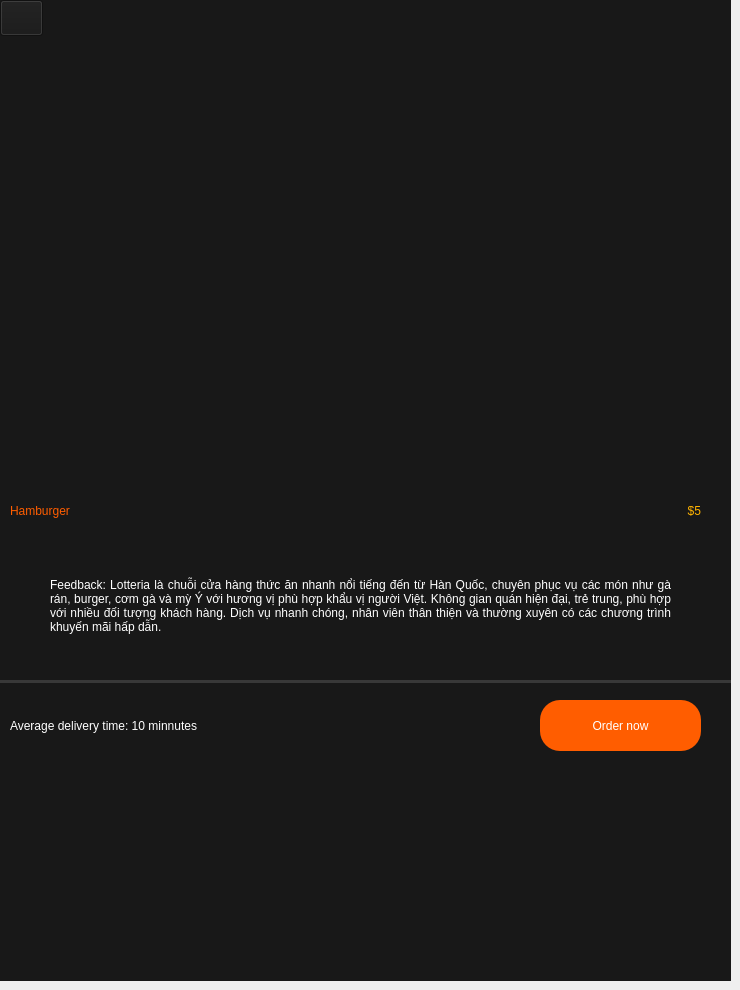
     <widget class="QWidget" name="page_2">
      <widget class="QWidget" name="widget_26" native="true">
       <property name="geometry">
        <rect>
         <x>0</x>
         <y>0</y>
         <width>731</width>
         <height>981</height>
        </rect>
       </property>
       <property name="styleSheet">
        <string notr="true">background-color:rgb(24, 24, 24);</string>
       </property>
       <widget class="QPushButton" name="pushButton_25">
        <property name="geometry">
         <rect>
          <x>0</x>
          <y>0</y>
          <width>43</width>
          <height>36</height>
         </rect>
        </property>
        <property name="styleSheet">
         <string notr="true">color: rgb(255, 0, 0);</string>
        </property>
        <property name="text">
         <string/>
        </property>
        <property name="icon">
         <iconset>
          <normaloff>../../folder chung/PTB15/Downloads/arrow-icon-direction-icon-left-icon-pointing-icon-white-black-text-logo-line-png-clipart-removebg-preview.png</normaloff>../../folder chung/PTB15/Downloads/arrow-icon-direction-icon-left-icon-pointing-icon-white-black-text-logo-line-png-clipart-removebg-preview.png</iconset>
        </property>
        <property name="iconSize">
         <size>
          <width>30</width>
          <height>30</height>
         </size>
        </property>
       </widget>
       <widget class="QLabel" name="label_35">
        <property name="geometry">
         <rect>
          <x>50</x>
          <y>540</y>
          <width>621</width>
          <height>131</height>
         </rect>
        </property>
        <property name="styleSheet">
         <string notr="true">font: 450 10pt &quot;AutoText&quot;;
color: rgb(255, 255, 255);</string>
        </property>
        <property name="text">
         <string>Feedback: Lotteria là chuỗi cửa hàng thức ăn nhanh nổi tiếng đến từ Hàn Quốc, chuyên phục vụ các món như gà rán, burger, cơm gà và mỳ Ý với hương vị phù hợp khẩu vị người Việt. Không gian quán hiện đại, trẻ trung, phù hợp với nhiều đối tượng khách hàng. Dịch vụ nhanh chóng, nhân viên thân thiện và thường xuyên có các chương trình khuyến mãi hấp dẫn.</string>
        </property>
        <property name="alignment">
         <set>Qt::AlignJustify|Qt::AlignVCenter</set>
        </property>
        <property name="wordWrap">
         <bool>true</bool>
        </property>
       </widget>
       <widget class="QWidget" name="widget_27" native="true">
        <property name="geometry">
         <rect>
          <x>0</x>
          <y>680</y>
          <width>731</width>
          <height>3</height>
         </rect>
        </property>
        <property name="styleSheet">
         <string notr="true">background-color:rgb(56, 56, 56)</string>
        </property>
       </widget>
       <widget class="QLabel" name="label_33">
        <property name="geometry">
         <rect>
          <x>0</x>
          <y>40</y>
          <width>731</width>
          <height>431</height>
         </rect>
        </property>
        <property name="text">
         <string/>
        </property>
        <property name="pixmap">
         <pixmap>../../folder chung/PTB15/Advance/SPCK/diary app/burgers_mobile_my18jv.jpg</pixmap>
        </property>
        <property name="scaledContents">
         <bool>true</bool>
        </property>
       </widget>
       <widget class="QWidget" name="horizontalLayoutWidget_15">
        <property name="geometry">
         <rect>
          <x>10</x>
          <y>490</y>
          <width>691</width>
          <height>41</height>
         </rect>
        </property>
        <layout class="QHBoxLayout" name="horizontalLayout_17">
         <item>
          <widget class="QLabel" name="label_34">
           <property name="styleSheet">
            <string notr="true">font: 550 18pt &quot;AutoText&quot;;
color:rgb(255, 93, 0)</string>
           </property>
           <property name="text">
            <string>Hamburger</string>
           </property>
          </widget>
         </item>
         <item>
          <widget class="QLabel" name="label_41">
           <property name="styleSheet">
            <string notr="true">font: 550 16pt &quot;AutoText&quot;;
color:rgb(255, 179, 0)</string>
           </property>
           <property name="text">
            <string>$5</string>
           </property>
           <property name="alignment">
            <set>Qt::AlignRight|Qt::AlignTrailing|Qt::AlignVCenter</set>
           </property>
          </widget>
         </item>
        </layout>
       </widget>
       <widget class="QPushButton" name="pushButton_26">
        <property name="geometry">
         <rect>
          <x>540</x>
          <y>700</y>
          <width>161</width>
          <height>51</height>
         </rect>
        </property>
        <property name="styleSheet">
         <string notr="true">QPushButton
{
	background-color: rgb(255, 93, 0);
	border-radius: 20;
	font: 550 11pt &quot;AutoText&quot;;
	color: rgb(255, 255, 255);
}
QPushButton:hover
{
	background-color: rgb(229, 222, 210);
	color: rgb(51, 51, 51);
}
QPushButton:pressed
{
	background-color: rgb(255, 102, 0);
	color: rgb(255, 248, 242);
}</string>
        </property>
        <property name="text">
         <string>Order now</string>
        </property>
       </widget>
       <widget class="QLabel" name="label_36">
        <property name="geometry">
         <rect>
          <x>10</x>
          <y>710</y>
          <width>371</width>
          <height>31</height>
         </rect>
        </property>
        <property name="styleSheet">
         <string notr="true">font: 500 12pt &quot;AutoText&quot;;
color: rgb(255, 255, 255);</string>
        </property>
        <property name="text">
         <string>Average delivery time: 10 minnutes</string>
        </property>
        <property name="alignment">
         <set>Qt::AlignLeading|Qt::AlignLeft|Qt::AlignVCenter</set>
        </property>
        <property name="wordWrap">
         <bool>true</bool>
        </property>
       </widget>
      </widget>
     </widget>
